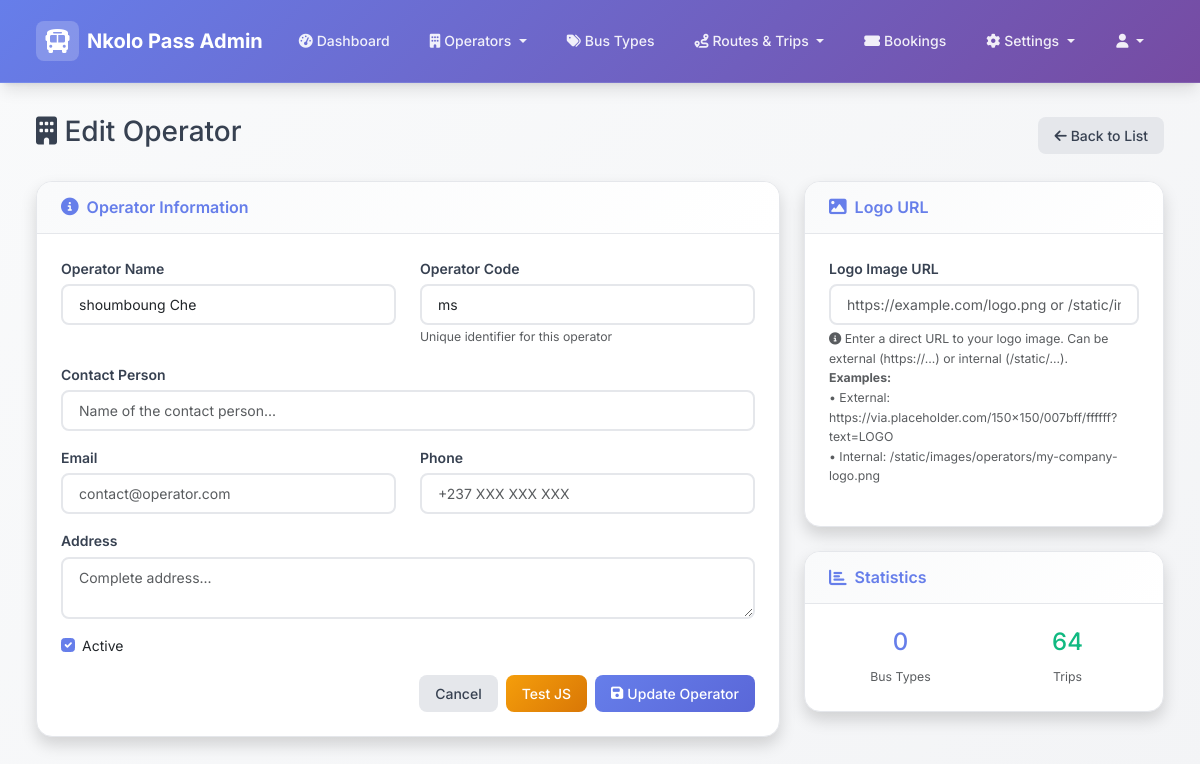
The page /admin/operators/1/edit (signed in) on the database its author committed.
### models.py (models this page shows, shortened)
class Operator(db.Model):
    id = db.Column(db.Integer, primary_key=True)
    name = db.Column(db.String(100), nullable=False)
    code = db.Column(db.String(10), unique=True, nullable=False)
    contact_person = db.Column(db.String(100))
    phone = db.Column(db.String(20))
    email = db.Column(db.String(100))
    address = db.Column(db.Text)
    logo_url = db.Column(db.String(500))  # URL to logo image
    is_active = db.Column(db.Boolean, default=True)
    created_at = db.Column(db.DateTime, default=datetime.utcnow)
    locations = db.relationship('OperatorLocation', backref='operator', lazy=True)
    trips = db.relationship('Trip', backref='operator', lazy=True)

### admin_routes.py (the view)
@admin_bp.route('/operators/<int:id>/edit', methods=['GET', 'POST'])
def edit_operator(id):
    if 'admin_id' not in session:
        return redirect(url_for('admin_bp.login'))
    operator = Operator.query.get_or_404(id)
    form = OperatorForm(obj=operator)
    if form.validate_on_submit():
        form.populate_obj(operator)
        db.session.commit()
        flash('Operator updated successfully!', 'success')
        return redirect(url_for('admin_bp.operators'))
    return render_template('admin/operators/form.html', form=form, operator=operator, title='Edit Operator')

### forms.py
class OperatorForm(FlaskForm):
    name = StringField('Operator Name', validators=[DataRequired(), Length(min=2, max=100)])
    code = StringField('Operator Code', validators=[DataRequired(), Length(min=2, max=10)])
    contact_person = StringField('Contact Person', validators=[Optional(), Length(max=100)])
    logo_url = StringField('Logo URL', validators=[Optional(), URL(message='Please enter a valid URL')])
    email = StringField('Email', validators=[Optional(), Email()])
    phone = StringField('Phone', validators=[Optional(), Length(max=20)])
    address = TextAreaField('Address')
    is_active = BooleanField('Active', default=True)

### templates/admin/operators/form.html (shortened to what this page needs)
{% extends "admin/base.html" %}
{% block content %}
<div class="row">
    <div class="col-12">
        <div class="d-flex justify-content-between align-items-center mb-4">
            <h1 class="h3">
                <i class="fas fa-building"></i> {{ title }}
            </h1>
            <a href="{{ url_for('admin_bp.operators') }}" class="btn btn-secondary">
                <i class="fas fa-arrow-left"></i> Back to List
            </a>
        </div>
    </div>
</div>
<div class="row">
    <div class="col-lg-8">
        <div class="card shadow">
            <div class="card-header py-3">
                <h6 class="m-0 font-weight-bold text-primary">
                    <i class="fas fa-info-circle"></i> Operator Information
                </h6>
            </div>
            <div class="card-body">
                <form method="POST" action="{{ url_for('admin_bp.edit_operator', id=operator.id) if operator else url_for('admin_bp.add_operator') }}" class="needs-validation" novalidate>
                    <div class="row">
                        <div class="col-md-6 mb-3">
                            {{ form.name.label(class="form-label") }}
                            {{ form.name(class="form-control", required=True) }}
                        </div>
                        <div class="col-md-6 mb-3">
                            {{ form.code.label(class="form-label") }}
                            {{ form.code(class="form-control", placeholder="e.g., VIP001", required=True) }}
                            <small class="form-text text-muted">Unique identifier for this operator</small>
                        </div>
                    </div>
                    <div class="mb-3">
                        {{ form.contact_person.label(class="form-label") }}
                        {{ form.contact_person(class="form-control", placeholder="Name of the contact person...") }}
                    </div>
                    <div class="row">
                        <div class="col-md-6 mb-3">
                            {{ form.email.label(class="form-label") }}
                            {{ form.email(class="form-control", placeholder="contact@operator.com") }}
                        </div>
                        <div class="col-md-6 mb-3">
                            {{ form.phone.label(class="form-label") }}
                            {{ form.phone(class="form-control", placeholder="+237 XXX XXX XXX") }}
                        </div>
                    </div>
                    <div class="mb-3">
                        {{ form.address.label(class="form-label") }}
                        {{ form.address(class="form-control", rows="2", placeholder="Complete address...") }}
                    </div>
                    <div class="mb-3">
                        <div class="form-check">
                            {{ form.is_active(class="form-check-input") }}
                            {{ form.is_active.label(class="form-check-label") }}
                        </div>
                    </div>
                    <div class="d-flex justify-content-end">
                        <a href="{{ url_for('admin_bp.operators') }}" class="btn btn-secondary me-2">Cancel</a>
                        <button type="button" class="btn btn-warning me-2" onclick="alert('JS Working!'); console.log('Test button clicked');">Test JS</button>
                        <button type="submit" class="btn btn-primary">
                            <i class="fas fa-save"></i> {{ 'Update' if operator else 'Create' }} Operator
                        </button>
                    </div>
                </form>
            </div>
        </div>
    </div>
    <div class="col-lg-4">
        <div class="card shadow">
            <div class="card-header py-3">
                <h6 class="m-0 font-weight-bold text-primary">
                    <i class="fas fa-image"></i> Logo URL
                </h6>
            </div>
            <div class="card-body">
                <div class="mb-3">
                    <label for="logo_url" class="form-label">Logo Image URL</label>
                    {{ form.logo_url(class="form-control" + (" is-invalid" if form.logo_url.errors else ""),
                                     id="logo_url",
                                     placeholder="https://example.com/logo.png or /static/images/logo.png",
                                     onchange="previewLogoUrl(this.value)") }}
                    <div class="form-text">
                        <i class="fas fa-info-circle"></i>
                        Enter a direct URL to your logo image. Can be external (https://...) or internal (/static/...).
                        <br><strong>Examples:</strong>
                        <br>• External: https://via.placeholder.com/150x150/007bff/ffffff?text=LOGO
                        <br>• Internal: /static/images/operators/my-company-logo.png
                    </div>
                </div>
            </div>
        </div>
        {% if operator %}
        <div class="card shadow mt-4">
            <div class="card-header py-3">
                <h6 class="m-0 font-weight-bold text-primary">
                    <i class="fas fa-chart-bar"></i> Statistics
                </h6>
            </div>
            <div class="card-body">
                <div class="row text-center">
                    <div class="col-6">
                        <div class="border-right">
                            <h4 class="text-primary">{{ operator.bus_type_configs|length }}</h4>
                            <small class="text-muted">Bus Types</small>
                        </div>
                    </div>
                    <div class="col-6">
                        <h4 class="text-success">{{ operator.trips|length }}</h4>
                        <small class="text-muted">Trips</small>
                    </div>
                </div>
            </div>
        </div>
        {% endif %}
    </div>
</div>
{% endblock %}

### static/css/admin.css (style rules this page uses)
:root { --admin-primary: #667eea; --admin-primary-dark: #5a67d8; --admin-secondary: #764ba2; --admin-success: #10b981; --admin-info: #0ea5e9; --admin-warning: #f59e0b; --admin-danger: #ef4444; --admin-dark: #1f2937; --admin-light: #f9fafb; --admin-white: #ffffff; --admin-gray-50: #f9fafb; --admin-gray-100: #f3f4f6; --admin-gray-200: #e5e7eb; --admin-gray-300: #d1d5db; --admin-gray-400: #9ca3af; --admin-gray-500: #6b7280; --admin-gray-600: #4b5563; --admin-gray-700: #374151; --admin-gray-800: #1f2937; --admin-gray-900: #111827; --shadow-sm: 0 1px 2px 0 rgb(0 0 0 / 0.05); --shadow: 0 1px 3px 0 rgb(0 0 0 / 0.1), 0 1px 2px -1px rgb(0 0 0 / 0.1); --shadow-md: 0 4px 6px -1px rgb(0 0 0 / 0.1), 0 2px 4px -2px rgb(0 0 0 / 0.1); --shadow-lg: 0 10px 15px -3px rgb(0 0 0 / 0.1), 0 4px 6px -4px rgb(0 0 0 / 0.1); --shadow-xl: 0 20px 25px -5px rgb(0 0 0 / 0.1), 0 8px 10px -6px rgb(0 0 0 / 0.1); --radius-sm: 0.375rem; --radius: 0.5rem; --radius-md: 0.75rem; --radius-lg: 1rem; --radius-xl: 1.5rem; --space-xs: 0.25rem; --space-sm: 0.5rem; --space: 1rem; --space-lg: 1.5rem; --space-xl: 2rem; --space-2xl: 3rem; }
* { box-sizing: border-box; }
body { background: linear-gradient(135deg, var(--admin-gray-50) 0%, var(--admin-gray-100) 100%); font-family: 'Inter', -apple-system, BlinkMacSystemFont, 'Segoe UI', 'Roboto', sans-serif; font-size: 14px; line-height: 1.6; color: var(--admin-gray-700); margin: 0; padding: 0; min-height: 100vh; }
.card { background: var(--admin-white); border: 1px solid var(--admin-gray-200); border-radius: var(--radius-lg); box-shadow: var(--shadow); transition: all 0.3s cubic-bezier(0.4, 0, 0.2, 1); overflow: hidden; margin-bottom: var(--space); }
.card-header { background: linear-gradient(135deg, var(--admin-gray-50) 0%, var(--admin-white) 100%); border-bottom: 1px solid var(--admin-gray-200); padding: var(--space-lg); font-weight: 600; color: var(--admin-gray-800); display: flex; align-items: center; justify-content: space-between; flex-wrap: wrap; gap: var(--space); }
.card-header h6 { margin: 0; font-size: 1rem; font-weight: 600; color: var(--admin-gray-800); display: flex; align-items: center; gap: var(--space-sm); }
.card-header h6 i { color: var(--admin-primary); font-size: 1.1rem; }
.card-body { padding: var(--space-lg); }
.text-primary { color: var(--admin-primary) !important; }
.text-success { color: var(--admin-success) !important; }
.btn { border-radius: 0.35rem; font-weight: 600; transition: all 0.3s ease; }
.btn-primary { background-color: var(--admin-primary); border-color: var(--admin-primary); }
.btn-warning { background-color: var(--admin-warning); border-color: var(--admin-warning); }
.form-control { border-radius: 0.35rem; border: 1px solid var(--admin-gray-300); transition: all 0.3s ease; }
.form-label { font-weight: 600; color: var(--admin-gray-700); }
.btn { border-radius: var(--radius); font-weight: 500; font-size: 0.875rem; padding: var(--space-sm) var(--space); transition: all 0.3s cubic-bezier(0.4, 0, 0.2, 1); border: none; display: inline-flex; align-items: center; gap: var(--space-xs); text-decoration: none; }
.btn-primary { background: linear-gradient(135deg, var(--admin-primary) 0%, var(--admin-primary-dark) 100%); color: white; }
.btn-warning { background: linear-gradient(135deg, var(--admin-warning) 0%, #d97706 100%); color: white; }
.btn-secondary { background: var(--admin-gray-200); color: var(--admin-gray-700); }
.form-control, .form-select { border-radius: var(--radius); border: 2px solid var(--admin-gray-200); padding: var(--space-sm) var(--space); font-size: 0.875rem; transition: all 0.3s ease; background: var(--admin-white); }
.form-label { font-weight: 600; color: var(--admin-gray-700); font-size: 0.875rem; margin-bottom: var(--space-xs); }
.form-check-input:checked { background-color: var(--admin-primary); border-color: var(--admin-primary); }

### rows shown on the page
Operator: name "shoumboung Che", code "ms", is_active "☑"

### other values the page prints
{{ site_name }} "Nkolo Pass"
{{ title }} "Edit Operator"
{{ 'Update' if operator else 'Create' }} "Update"
{{ operator.bus_type_configs|length }} "0"
{{ operator.trips|length }} "64"
